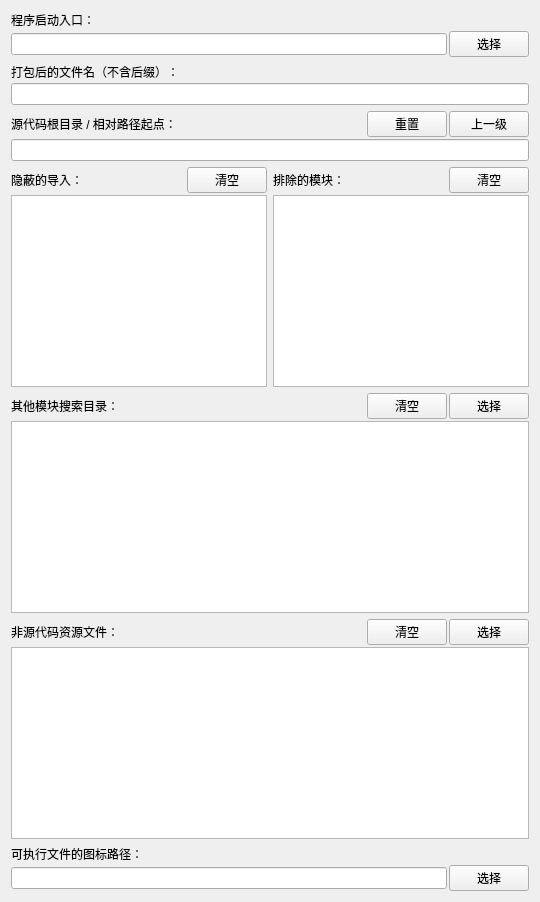
       <widget class="QWidget" name="tab_project_files">
        <attribute name="title">
         <string>项目文件</string>
        </attribute>
        <layout class="QVBoxLayout" name="verticalLayout_29">
         <item>
          <layout class="QVBoxLayout" name="verticalLayout_28">
           <item>
            <layout class="QVBoxLayout" name="verticalLayout_2">
             <property name="spacing">
              <number>2</number>
             </property>
             <item>
              <widget class="QLabel" name="label">
               <property name="text">
                <string>程序启动入口：</string>
               </property>
              </widget>
             </item>
             <item>
              <layout class="QHBoxLayout" name="horizontalLayout_3" stretch="1,0">
               <item>
                <widget class="QLineEdit" name="le_program_entry_old">
                 <property name="toolTip">
                  <string>要打包的程序的启动入口(*.py *.pyw *.pyc *.spec)，此项必填。
如果指定了SPEC文件，则以下绝大部分项目文件及生成控制都将不生效。</string>
                 </property>
                </widget>
               </item>
               <item>
                <widget class="QPushButton" name="pb_select_program_entry">
                 <property name="text">
                  <string>选择</string>
                 </property>
                </widget>
               </item>
              </layout>
             </item>
            </layout>
           </item>
           <item>
            <layout class="QVBoxLayout" name="verticalLayout_19">
             <property name="spacing">
              <number>2</number>
             </property>
             <item>
              <widget class="QLabel" name="label_13">
               <property name="text">
                <string>打包后的文件名（不含后缀）：</string>
               </property>
              </widget>
             </item>
             <item>
              <widget class="QLineEdit" name="le_output_name">
               <property name="toolTip">
                <string>对应选项：-n, --name
打包完成后的 exe 可执行文件文件的名称，此项留空则使用程序启动入口文件名。</string>
               </property>
              </widget>
             </item>
            </layout>
           </item>
           <item>
            <layout class="QVBoxLayout" name="verticalLayout">
             <property name="spacing">
              <number>2</number>
             </property>
             <item>
              <layout class="QHBoxLayout" name="horizontalLayout_20" stretch="1,0,0">
               <item>
                <widget class="QLabel" name="label_2">
                 <property name="text">
                  <string>源代码根目录 / 相对路径起点：</string>
                 </property>
                </widget>
               </item>
               <item>
                <widget class="QPushButton" name="pb_reset_root_level">
                 <property name="toolTip">
                  <string>将源代码根目录重置为程序启动入口所在目录。</string>
                 </property>
                 <property name="text">
                  <string>重置</string>
                 </property>
                </widget>
               </item>
               <item>
                <widget class="QPushButton" name="pb_up_level_root">
                 <property name="toolTip">
                  <string>将源代码根目录向上移一级。</string>
                 </property>
                 <property name="text">
                  <string>上一级</string>
                 </property>
                </widget>
               </item>
              </layout>
             </item>
             <item>
              <widget class="QLineEdit" name="le_project_root">
               <property name="toolTip">
                <string>当前的源代码根目录，选择程序启动入口文件后自动确定。</string>
               </property>
               <property name="readOnly">
                <bool>true</bool>
               </property>
              </widget>
             </item>
            </layout>
           </item>
           <item>
            <layout class="QHBoxLayout" name="horizontalLayout_31">
             <item>
              <layout class="QVBoxLayout" name="verticalLayout_5">
               <property name="spacing">
                <number>2</number>
               </property>
               <item>
                <layout class="QHBoxLayout" name="horizontalLayout_19" stretch="1,0">
                 <item>
                  <widget class="QLabel" name="label_26">
                   <property name="text">
                    <string>隐蔽的导入：</string>
                   </property>
                  </widget>
                 </item>
                 <item>
                  <widget class="QPushButton" name="pb_clear_hidden_imports">
                   <property name="text">
                    <string>清空</string>
                   </property>
                  </widget>
                 </item>
                </layout>
               </item>
               <item>
                <widget class="QPlainTextEdit" name="pte_hidden_imports">
                 <property name="toolTip">
                  <string>对应选项：--hidden-import, --hiddenimport
某些模块可能会被通过隐蔽的方式导入导致 Pyinstaller 没有发现它，将没有被发现的模块名填入此处以使 Pyinstaller 主动包含这些模块。
每行一个模块名称，&quot;名称&quot;是指 Python 代码中 import 语句所使用的模块名称，区分大小写。</string>
                 </property>
                 <property name="lineWrapMode">
                  <enum>QPlainTextEdit::NoWrap</enum>
                 </property>
                </widget>
               </item>
              </layout>
             </item>
             <item>
              <layout class="QVBoxLayout" name="verticalLayout_17">
               <property name="spacing">
                <number>2</number>
               </property>
               <item>
                <layout class="QHBoxLayout" name="horizontalLayout_21" stretch="1,0">
                 <item>
                  <widget class="QLabel" name="label_27">
                   <property name="text">
                    <string>排除的模块：</string>
                   </property>
                  </widget>
                 </item>
                 <item>
                  <widget class="QPushButton" name="pb_clear_exclude_module">
                   <property name="text">
                    <string>清空</string>
                   </property>
                  </widget>
                 </item>
                </layout>
               </item>
               <item>
                <widget class="QPlainTextEdit" name="pte_exclude_modules">
                 <property name="toolTip">
                  <string>对应选项：--exclude-module
如果您不想让 Pyinstaller 打包某些模块，则请把模块名称填入此处，每行一个。
以上&quot;名称&quot;是指 Python 代码中 import 语句所使用的模块名称，区分大小写。</string>
                 </property>
                 <property name="lineWrapMode">
                  <enum>QPlainTextEdit::NoWrap</enum>
                 </property>
                </widget>
               </item>
              </layout>
             </item>
            </layout>
           </item>
           <item>
            <layout class="QVBoxLayout" name="verticalLayout_3">
             <property name="spacing">
              <number>2</number>
             </property>
             <item>
              <layout class="QHBoxLayout" name="horizontalLayout_5" stretch="1,0,0">
               <item>
                <widget class="QLabel" name="label_3">
                 <property name="text">
                  <string>其他模块搜索目录：</string>
                 </property>
                </widget>
               </item>
               <item>
                <widget class="QPushButton" name="pb_clear_module_search_path">
                 <property name="toolTip">
                  <string>清空其他模块搜索目录文本框。</string>
                 </property>
                 <property name="text">
                  <string>清空</string>
                 </property>
                </widget>
               </item>
               <item>
                <widget class="QPushButton" name="pb_select_module_search_path">
                 <property name="text">
                  <string>选择</string>
                 </property>
                </widget>
               </item>
              </layout>
             </item>
             <item>
              <widget class="QTextEdit" name="te_module_search_path_old"/>
             </item>
            </layout>
           </item>
           <item>
            <layout class="QVBoxLayout" name="verticalLayout_4">
             <property name="spacing">
              <number>2</number>
             </property>
             <item>
              <layout class="QHBoxLayout" name="horizontalLayout_6" stretch="1,0,0">
               <item>
                <widget class="QLabel" name="label_4">
                 <property name="text">
                  <string>非源代码资源文件：</string>
                 </property>
                </widget>
               </item>
               <item>
                <widget class="QPushButton" name="pb_clear_other_data">
                 <property name="text">
                  <string>清空</string>
                 </property>
                </widget>
               </item>
               <item>
                <widget class="QPushButton" name="pb_select_other_data">
                 <property name="text">
                  <string>选择</string>
                 </property>
                </widget>
               </item>
              </layout>
             </item>
             <item>
              <widget class="QTextEdit" name="te_other_data_old"/>
             </item>
            </layout>
           </item>
           <item>
            <layout class="QVBoxLayout" name="verticalLayout_8">
             <property name="spacing">
              <number>2</number>
             </property>
             <item>
              <widget class="QLabel" name="label_7">
               <property name="text">
                <string>可执行文件的图标路径：</string>
               </property>
              </widget>
             </item>
             <item>
              <layout class="QHBoxLayout" name="horizontalLayout_11" stretch="1,0">
               <item>
                <widget class="QLineEdit" name="le_file_icon_path_old"/>
               </item>
               <item>
                <widget class="QPushButton" name="pb_select_file_icon">
                 <property name="text">
                  <string>选择</string>
                 </property>
                </widget>
               </item>
              </layout>
             </item>
            </layout>
           </item>
          </layout>
         </item>
        </layout>
       </widget>
